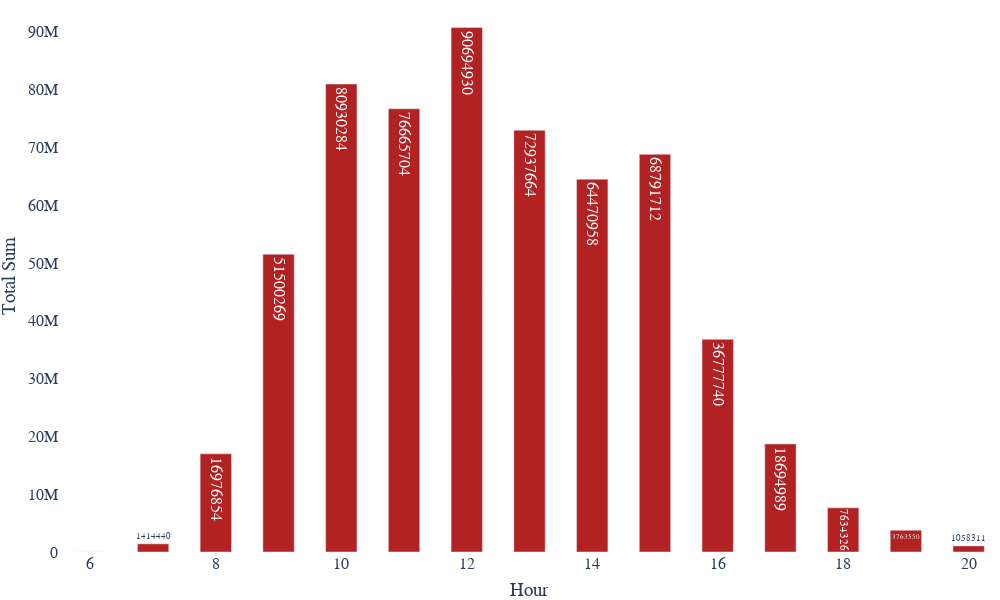

Notebook code cell kept with this figure:
### Code cell
fig = go.Figure(data=[go.Bar(x= df['HOUR(InvoiceDate)'], y=df.sales_per_hour,
    marker_color='firebrick', 
    text = df.sales_per_hour,
    textposition = 'auto',
    width = 0.5)])
fig.update_xaxes(
     title_text = 'Hour',
     )
fig.update_yaxes(
     title_text = 'Total Sum',
      )
fig.update_layout(
    plot_bgcolor='rgba(0,0,0,0)',
    width=1000,
    height=600,
    margin={"r":0,"t":0,"l":0,"b":0},
    font_family = "Switzerland",
    font_size=16,
    legend_title_text='Order Size',
    legend=dict(
        yanchor="top",
        y=0.95,
        xanchor="left",
        x=0.05))
fig.show()

### Figure 1 — Plotly figure (JSON) as saved in the notebook; plotly's stock layout.template omitted (floating-point values rounded to 4 significant figures)
{"data": [{"marker": {"color": "firebrick"}, "text": [279, 1058311, 1414440, 3763550, 7634326, 16976854, 18694989, 36777740, 51500269, 64470958, 68791712, 72937664, 76665704, 80930284, 90694930], "textposition": "auto", "type": "bar", "width": 0.5, "x": [6, 20, 7, 19, 18, 8, 17, 16, 9, 14, 15, 13, 11, 10, 12], "y": [279, 1058311, 1414440, 3763550, 7634326, 16976854, 18694989, 36777740, 51500269, 64470958, 68791712, 72937664, 76665704, 80930284, 90694930]}], "layout": {"font": {"family": "Switzerland", "size": 16}, "height": 600, "legend": {"title": {"text": "Order Size"}, "x": 0.05, "xanchor": "left", "y": 0.95, "yanchor": "top"}, "margin": {"b": 0, "l": 0, "r": 0, "t": 0}, "plot_bgcolor": "rgba(0,0,0,0)", "width": 1000, "xaxis": {"title": {"text": "Hour"}}, "yaxis": {"title": {"text": "Total Sum"}}}}
